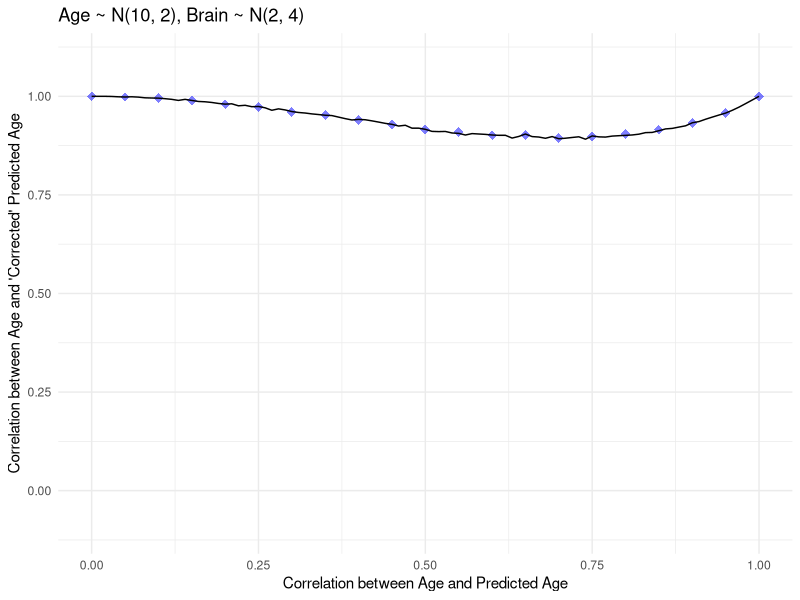
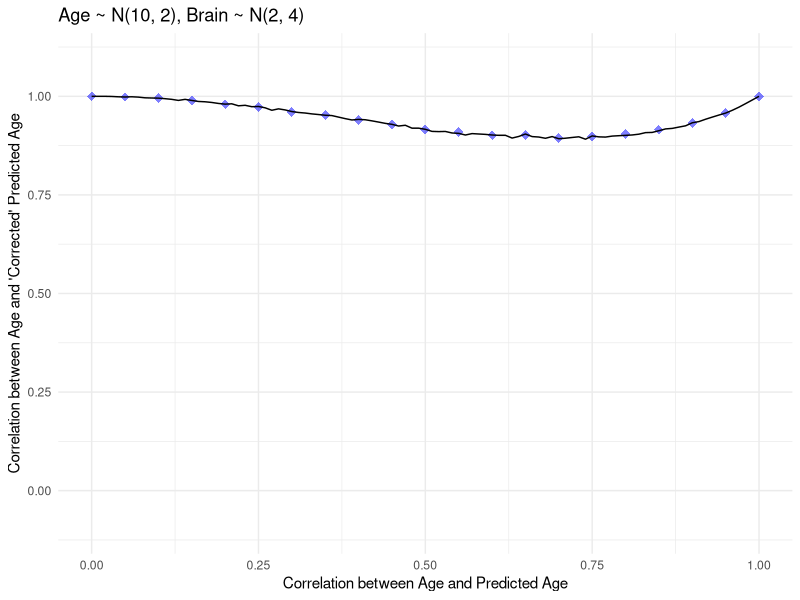

The R source for these figures, in order: (Note: this script raises an error after producing the figures.)
### This script runs equation to compare to simulation results
###
### Ellyn Butler
### October 11, 2019 - October 22, 2019

set.seed(20)

# Load packages
library('ggplot2')
library('caret')
library('gridExtra')
library('MASS')

################################################
# A: Age vector
# B: Dataframe of brain features
# Gamma: Estimated slope parameter from model regressing Age out of Brain Age Gap in training data
fakecorr <- function(A, B, Gamma, predmod) {
  fB <- predict(predmod, B)
  numer <- (2-Gamma)*var(A)-cov(A, fB)
  denom <- sqrt(var(A)*((2-Gamma)^2*var(A)+var(fB)-2*(2-Gamma)*cov(A, fB)))
  numer/denom
}

#covarstrucs <- list(list(.25, .25), list(.25, .75), list(), list()) #runif .2-.3, runif .7-.8
# October 18, 2019: now in tandem with numf... need to change loop structure to be based on dataframe

numbrainfeatures <- c(1, 10, 100)
variances <- list(list(2, 4), list(4, 2), list(2, 2))
distrs <- list("normal", "uniform")



# Mean of brain features 2, mean of age 10
for (varlist in variances) {
  for (distr in distrs) {
    corr_df <- data.frame(matrix(NA, nrow=101, ncol=3))
    colnames(corr_df) <- c("CorrBrainAge", "CorrBadPredAgeAge", "CorrBadPredAgeAge_Function")
    corr_df$CorrBrainAge <- seq(0, 1, .01)
    k=1
    for (r in corr_df$CorrBrainAge) {
      sdA = sqrt(varlist[[1]][1])
      sdB = sqrt(varlist[[2]][1])
      covar = r*sdA*sdB
      Sigma = matrix(ncol=2,nrow=2,c(sdA^2,covar,covar,sdB^2))
      temp = eigen(Sigma)
      SqrtSigma = temp$vectors%*%diag(sqrt(temp$values))%*%t(temp$vectors)

      # Create training data
      df_train <- as.data.frame(matrix(0, ncol=2, nrow=10000))
      colnames(df_train) <- c("Age", "Brain")
      for (i in 1:10000) {
        # Age
        if (distr == "normal") { XYvec = c(2,10) + SqrtSigma%*%rnorm(2) #######
        } else { XYvec = c(2,10) + SqrtSigma%*%runif(2) #######
        }
        df_train$Brain[i] = XYvec[1] #######
        df_train$Age[i] = XYvec[2] #######
    }

    # Create testing data
    df_test <- as.data.frame(matrix(0, ncol=2, nrow=10000))
    colnames(df_test) <- c("Age", "Brain")
    for (i in 1:10000) {
      # Age
      if (distr == "normal") { XYvec = c(2,10) + SqrtSigma%*%rnorm(2) #######
      } else { XYvec = c(2,10) + SqrtSigma%*%runif(2) #######
      }
      df_test$Brain[i] = XYvec[1] #######
      df_test$Age[i] = XYvec[2] #######
    }

    # Get parameters from models built on training data
    mod_predictAge <- lm(Age ~ Brain, data=df_train)
    df_train$predAge <- predict(mod_predictAge) #, df_train)
    df_train$delta <- df_train$Age - df_train$predAge
    mod_regressAgeOutOfDeltas <- lm(delta ~ Age, data=df_train)

    # Apply transformations to test data
    df_test$predAge <- predict(mod_predictAge, newdata=df_test) ### October 18, 2019: changed from "data" to "newdata"
    df_test$delta <- df_test$Age - df_test$predAge
    df_test$BAGindofAge <- resid(mod_regressAgeOutOfDeltas, data=df_test)
    df_test$BAGRegressAgePlusAge <- df_test$BAGindofAge + df_test$Age

    numr <- k - 1
    if (numr%%5 == 0) {
      corr_df[k, "CorrBadPredAgeAge"] <- cor(df_test$Age, df_test$BAGRegressAgePlusAge)
    }
    corr_df[k, "CorrBadPredAgeAge_Function"] <- fakecorr(df_test$Age, df_test[,c("Brain"), drop=FALSE], mod_regressAgeOutOfDeltas$coefficients[[2]], mod_predictAge)
    k = k + 1
    } #?
    # Make a plot of the correlations between age and brain, given other parameters
    if (distr == "normal") {
      agedistinfo <- paste0("Age ~ N(", 10, ", ", varlist[[1]][1], ")")
      braindistinfo <- paste0("Brain ~ N(", 2, ", ", varlist[[2]][1], ")")
    } else {
      agedistinfo <- paste0("Age ~ U(", 10, ", ", varlist[[1]][1], ")")
      braindistinfo <- paste0("Brain ~ U(", 2, ", ", varlist[[2]][1], ")")
    }

    subtit = paste0(agedistinfo, ", ", braindistinfo)
    corr_plot <- ggplot(corr_df, aes(x=CorrBrainAge, y=CorrBadPredAgeAge)) +
          geom_point(shape=18, color="blue", alpha=.5, size=3) + theme_minimal() + xlab("Correlation between Age and Predicted Age") +
          geom_line(aes(y=CorrBadPredAgeAge_Function)) +
          ylab("Correlation between Age and 'Corrected' Predicted Age") +
          ggtitle(subtit) + scale_y_continuous(limits=c(-.1, 1.1), breaks=seq(0, 1, .25))

    assign(paste0("corrplot_", distr[1], "_", varlist[[1]][1], "_", varlist[[2]][1]), corr_plot)
    write.csv(corr_df, paste0("/Users/butellyn/Documents/BAG/data/corr_oneBrain_", distr[1], "_", varlist[[1]][1], "_", varlist[[2]][1], ".csv"), row.names=FALSE)
  }
}

pdf(file="/Users/butellyn/Documents/BAG/plots/functionAndSimulation.pdf", width=15, height=11)
grid.arrange(corrplot_normal_2_4, corrplot_normal_4_2, corrplot_normal_2_2, corrplot_uniform_2_4, corrplot_uniform_4_2, corrplot_uniform_2_2, ncol=3, nrow=2)
dev.off()











multivariate_table <- data.frame(matrix(NA, nrow=4, ncol=10))
colnames(multivariate_table) <- c("numbrain", "corrstruc", "corragebrain", "corrbrainbrain", "varage", "varfB", "covagefB", "truecorr", "fakecorrtrans", "fakecorrfunc")
multivariate_table$numbrain <- c(10, 10, 10, 20)
multivariate_table$corrstruc <- c("exact", "exact", "random", "random")
multivariate_table$corragebrain <- c(".25", ".25", ".2-.3", ".2-.3") #October 18, 2019: Make to convert to first two to doubles in loop
multivariate_table$corrbrainbrain <- c(".25", ".75", ".7-.8", ".7-.8")

# Condition with more than one brain feature
for (i in 1:nrow(multivariate_table)) {
  numf <- multivariate_table[i, "numbrain"]
  if (multivariate_table[i, "corrstruc"] == "random") {
    nums_brain <- strsplit(multivariate_table[i, "corrbrainbrain"], "-")
    num1_brain <- nums_brain[[1]][1]
    num2_brain <- nums_brain[[1]][2]
    nums_age <- strsplit(multivariate_table[i, "corragebrain"], "-")
    num1_age <- nums_age[[1]][1]
    num2_age <- nums_age[[1]][2]
  }
  mu <- c(10, rep(2, numf))
  Sigma <- data.frame(matrix(NA, nrow=numf+1, ncol=numf+1))

  # Define brain with brain corrs
  if (multivariate_table[i, "corrstruc"] == "exact") { braincorrs <- rep(as.numeric(multivariate_table[i, "corrbrainbrain"]), (numf^2-numf)/2)
  } else { braincorrs <- runif((numf^2-numf)/2, as.numeric(num1_brain), as.numeric(num2_brain)) }

  # Fill in brain with brain corrs
  k = 1
  for (a in 2:(numf+1)) {
    for (b in 2:a) {
      # Put 1 in (a, a)
      if (a == b) { Sigma[a, a] <- 1
      } else {
        Sigma[a, b] <- braincorrs[k]
        Sigma[b, a] <- braincorrs[k]
        k = k + 1
      }
    }
  }

  # Define age with brain corrs
  if (multivariate_table[i, "corrstruc"] == "exact") { agecorrs <- rep(as.numeric(multivariate_table[i, "corragebrain"]), 2*numf)
  } else { agecorrs <- runif(2*numf, as.numeric(num1_age), as.numeric(num2_age)) }

  # Fill in age with brain corrs
  Sigma[1, 1] <- 1
  for (a in 2:(numf+1)) {
    Sigma[1, a] <- agecorrs[a]
    Sigma[a, 1] <- agecorrs[a]
  }

  df_train <- mvrnorm(n=10000, mu, Sigma)
  df_train <- data.frame(df_train)
  colnames(df_train) <- c("Age", paste0("Brain", 1:numf))
  df_test <- mvrnorm(n=10000, mu, Sigma)
  df_test <- data.frame(df_test)
  colnames(df_test) <- c("Age", paste0("Brain", 1:numf))

  IVstring <- "Brain1"
  for (l in 2:numf) { IVstring <- paste0(IVstring, "+Brain", l) }
  mod_predictAge <- lm(as.formula(paste("Age ~ ", IVstring)), data=df_train)
  df_train$predAge <- predict(mod_predictAge) #, data=df_train)
  df_train$delta <- df_train$Age - df_train$predAge
  mod_regressAgeOutOfDeltas <- lm(delta ~ Age, data=df_train)

  # Apply transformations to test data
  df_test$predAge <- predict(mod_predictAge, newdata=df_test)
  df_test$delta <- df_test$Age - df_test$predAge
  df_test$BAGindofAge <- resid(mod_regressAgeOutOfDeltas, data=df_test)
  df_test$BAGRegressAgePlusAge <- df_test$BAGindofAge + df_test$Age

  multivariate_table[i, "varage"] <- var(df_test$Age)
  multivariate_table[i, "varfB"] <- var(df_test$predAge)
  multivariate_table[i, "covagefB"] <- cov(df_test$Age, df_test$predAge)
  multivariate_table[i, "truecorr"] <- cor(df_test$Age, df_test$predAge)
  multivariate_table[i, "fakecorrtrans"] <- cor(df_test$Age, df_test$BAGRegressAgePlusAge)
  multivariate_table[i, "fakecorrfunc"] <- fakecorr(df_test$Age, df_test[,grep("Brain", colnames(df_test))], mod_regressAgeOutOfDeltas$coefficients[[2]], mod_predictAge)
}
